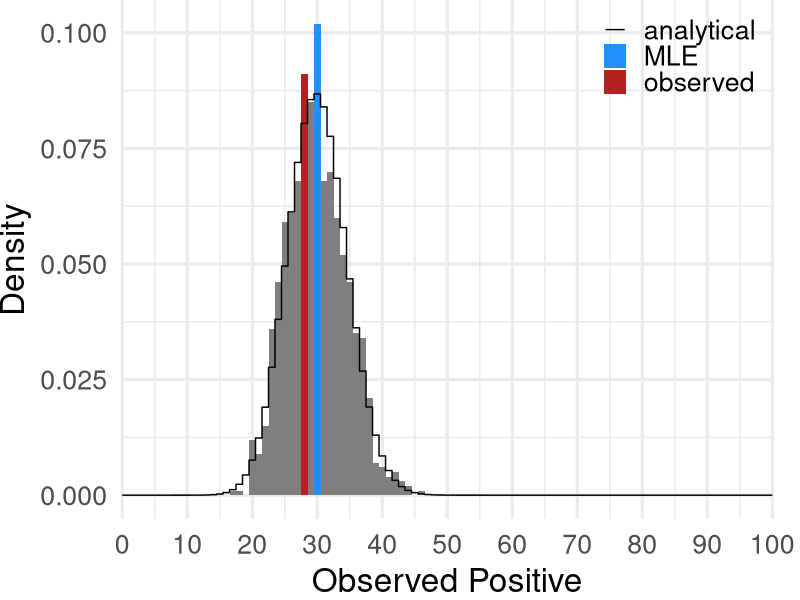
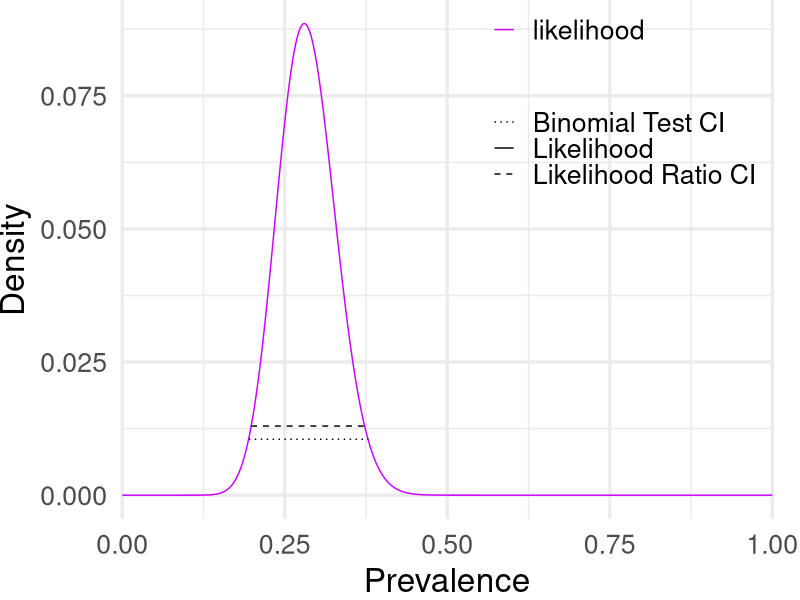
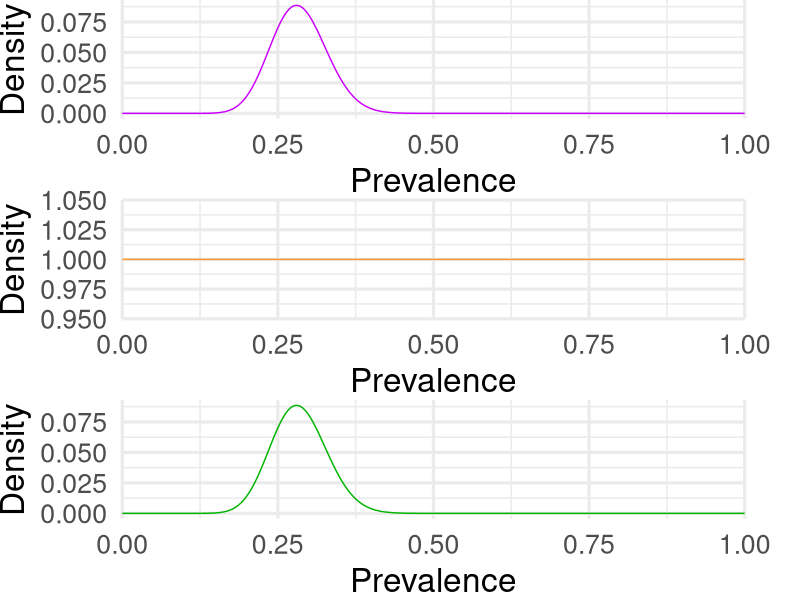
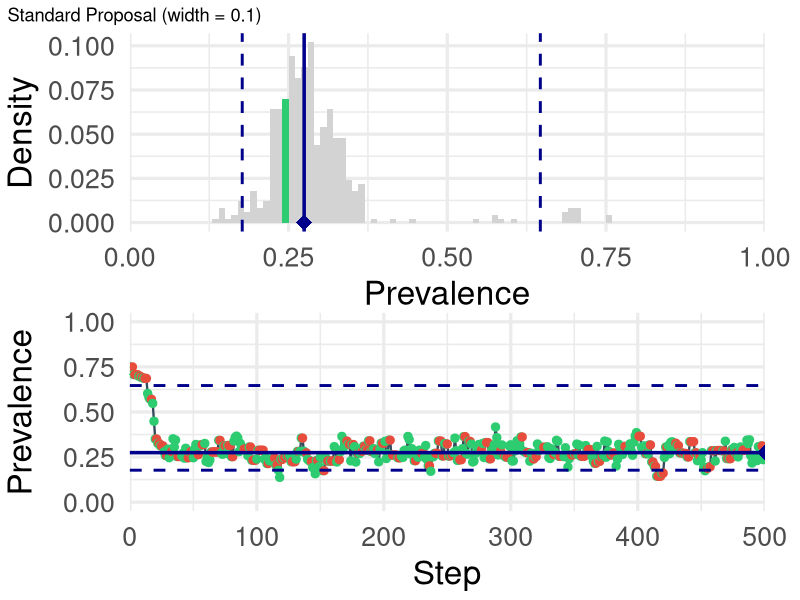
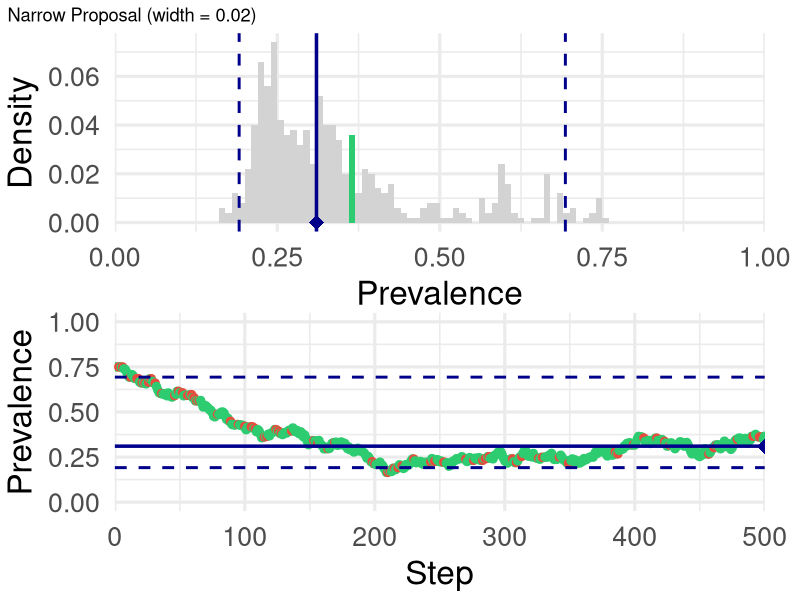
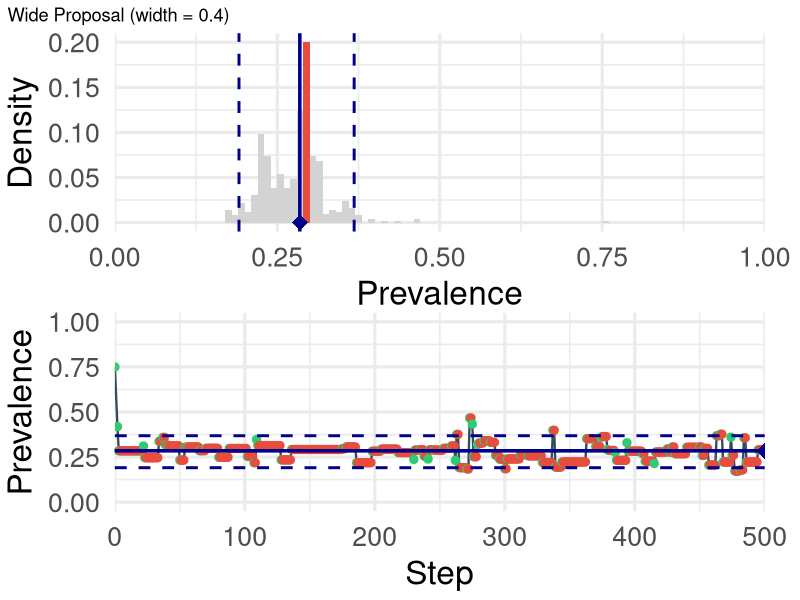
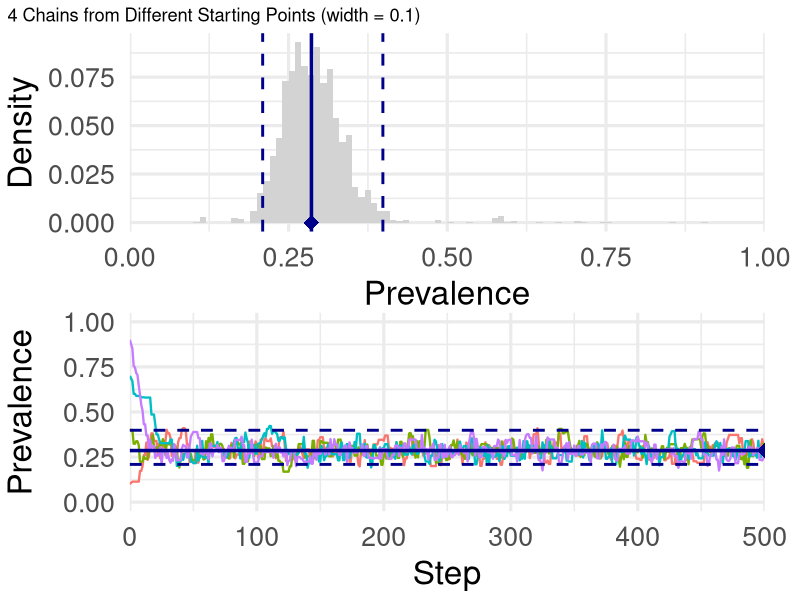

Write the R code that produced these figures, in order.
#' Introduction to Inference
#' [MMED](https://www.ici3d.org/MMED)
#' Steve Bellan 2012, 2015
#' Carl Pearson 2025, 2026
#' Claire Perrin Smith 2026
#'
#' By the end of this tutorial you should be able to:
#'  * Write a likelihood function for binomially distributed data
#'  * Explain the Metropolis-Hastings algorithm
#'  * Explain how proposal distribution affects MCMC convergence
#'  * Assess MCMC convergence with the Gelman-Rubin diagnostic
#'    and trace plots
#'
#' -----------------------------------------------------------------------------

################################################################################
# STEP 0: SETUP ################################################################
################################################################################

#' Setup the `???` object you need replace
makeActiveBinding(
  "???",
  \(msg) {
    stop(sprintf("Error: you need to %s!", msg), call. = FALSE)
  },
  parent.frame()
)

#' Load packages
library(dplyr)
library(tidyr)
library(ggplot2)
library(patchwork)
library(gganimate)

#' Setup Reference Plotting Colors
plot_colors <- c(
  posterior = "#00b300",
  likelihood = "#cc00ff",
  prior = "#ff9933",
  denom = "#0099ff",
  analytical = "#000000",
  MLE = "dodgerblue",
  observed = "firebrick",
  other_samples = "lightgrey"
)

#' Setup Reference Values
true_prevalence <- 0.3
sample_size <- 100L
observation <- 28L

#' define some reusable scales for plotting
scale_x_observed <- function(
  sample_size,
  name = "Observed Positive",
  breaks = seq(0, sample_size, by = 10),
  expand = expansion(mult = 0),
  limits = c(0, sample_size),
  ...
) {
  args <- as.list(environment())
  args$sample_size <- NULL
  do.call(scale_x_continuous, args)
}

scale_x_prevalence <- function(
  name = "Prevalence",
  limits = c(0, 1),
  expand = expansion(mult = 0),
  ...
) {
  do.call(scale_x_continuous, as.list(environment()))
}

scale_y_density <- function(name = "Density", ...) {
  do.call(scale_y_continuous, as.list(environment()))
}

scale_color_views <- function(
  name = NULL,
  values = plot_colors,
  aesthetics = c("color", "fill"),
  ...
) {
  do.call(scale_color_manual, as.list(environment()))
}

scale_linetype_views <- function(
  name = NULL,
  values = c(
    "Likelihood" = "solid",
    "Binomial Test CI" = "dotted",
    "Likelihood Ratio CI" = "dashed"
  ),
  ...
) {
  do.call(scale_linetype_manual, as.list(environment()))
}

theme_legend <- function(
  position = c(1, 1),
  justification = c(1, 1),
  ...
) {
  theme(
    legend.position = "inside",
    legend.position.inside = position,
    legend.justification.inside = justification,
    ...
  )
}

#' @title Likelihood Ratio Tester
#'
#' @param par a comparison parameter value
#' @param llFun the log-likelihood function, f(par)
#' @param llmle the log-likelihood of the MLE
#'
#'
likelihood_ratio <- function(
  par,
  llFun,
  llmle
) {
  2 * (llmle - llFun(par))
}

#' @title Solve Binomial Confidence Interval Limits
#'
#' @description Finds the confidence interval bounds on either side of the MLE for a binomial proportion
#' where the likelihood ratio statistic equals the target critical value from the chi-squared distribution.
#'
#' @param observed_positive integer; number of observed positive outcomes (successes)
#' @param sample_size integer; total number of trials
#' @param target_ci numeric; the target critical value from qchisq (e.g. qchisq(0.95, df = 1))
#'
#' @return A named numeric vector with the 'lower' and 'upper' confidence limits.
#' @examples
#' lr_binomial_ci(observed_positive = 23, sample_size = 100, target_ci = 0.95)
lr_binomial_ci <- function(observed_positive, sample_size, target_ci) {
  p_mle <- observed_positive / sample_size
  target_value <- qchisq(target_ci, 1)
  llmle <- dbinom(
    observed_positive,
    size = sample_size,
    prob = p_mle,
    log = TRUE
  )

  # Objective function to minimize: we want the absolute likelihood ratio to match target_ci
  obj_fun <- function(p) {
    (likelihood_ratio(
      par = p,
      llFun = \(p) {
        dbinom(observed_positive, size = sample_size, prob = p, log = TRUE)
      },
      llmle = llmle
    ) -
      target_value)^2
  }

  # Solve on the left side of the MLE (if p_mle > 0)
  if (p_mle == 0) {
    lower_bound <- 0
  } else {
    lower_bound <- optimize(obj_fun, interval = c(0, p_mle))$minimum
  }

  # Solve on the right side of the MLE (if p_mle < 1)
  if (p_mle == 1) {
    upper_bound <- 1
  } else {
    upper_bound <- optimize(obj_fun, interval = c(p_mle, 1))$minimum
  }

  return(c(lower_bound, upper_bound))
}

#' @examples
#' binomial_ci(observed_positive = 23, sample_size = 100, target_ci = 0.95)
binomial_ci <- function(observed_positive, sample_size, target_ci) {
  as.numeric(
    binom.test(
      observed_positive,
      sample_size,
      conf.level = target_ci
    )$conf.int
  )
}

################################################################################
# STEP 1: RECALL THE BINOMIAL ##################################################
################################################################################

#' First, let's simulate many experiments of sample_size = 100

set.seed(42)
random_samples <- data.frame(
  sample_id = seq_len(1000),
  observed_positive = rbinom(
    n = 1000,
    size = sample_size,
    prob = true_prevalence
  ) # some sampling procedure
)

#' What is the probability of observing `observed_positive` in a sample of size
#' `sample_size`, given a true prevalence of `true_prevalence`?
dMystery <- function(
  observed_positive,
  sample_size,
  true_prevalence,
  log = FALSE
) {
  # `???`("What is the probability distribution for observing this event?")
  dbinom(
    x = observed_positive,
    size = sample_size,
    prob = true_prevalence,
    log = log
  )
}


#' @title A Distribution Plotting Function
#'
#' @param dSomething a distribution function, f(observed_position, sample_size, true_prevalence)
#' @param samples A data frame with `observed_positive` column
#' @param true_prevalence a proportion, number in [0, 1]; the true prevalence
#' @param sample_size The sample size
#' @param observation A particular value observed positive
#'
#' @return A ggplot object showing the distribution of the observed positives
distro_plot <- function(
  dSomething,
  samples,
  true_prevalence,
  sample_size,
  observation
) {
  ggplot(samples) +
    aes(x = observed_positive) +
    geom_histogram(
      aes(
        y = after_stat(density),
        fill = after_stat(case_when(
          x == round(true_prevalence * sample_size) ~ "MLE",
          x == observation ~ "observed",
          .default = "other samples"
        ))
      ),
      binwidth = 1L,
      center = 0
    ) +
    stat_function(
      mapping = aes(color = "analytical"),
      fun = \(x) dSomething(x, sample_size, true_prevalence),
      geom = "step",
      n = sample_size + 1,
      direction = "mid"
    ) +
    scale_x_observed(sample_size = sample_size) +
    scale_y_density() +
    scale_color_views() +
    coord_cartesian(clip = "off") +
    theme_minimal(base_size = 24) +
    theme_legend(plot.margin = margin(r = 20))
}

ggsave(
  "testing/binomial_distro.png",
  distro_plot(
    dMystery,
    random_samples,
    true_prevalence,
    sample_size,
    observation
  ),
  height = 4,
  width = 12,
  dpi = 1200,
  bg = "transparent"
)

#' #############################################################################
#' # STEP 2: RECALL LIKELIHOOD #################################################
#' #############################################################################

#' What is the likelihood of `true_prevalence` given `observed_positive` in a
#' sample of size `sample_size`?
lMystery <- function(
  true_prevalence,
  observed_positive = observation,
  sample_size = 100L,
  log = FALSE
) {
  dMystery(
    observed_positive = observed_positive,
    sample_size = sample_size,
    true_prevalence = true_prevalence,
    log = log
  )
}

#' @title A Likelihood Plotting Function
#'
#' @param lSomething a likelihood function
#' @param type a character string; the name of the likelihood function
#' @param observed_positive integer; the number of observed positive cases
#' @param sample_size integer; the sample size
#' @param x_label a character string; the label for the x-axis
#' @param y_label a character string; the label for the y-axis
#' @param title a character string; the title of the plot
#' @param show_legend a logical; whether to show the legend
#' @param lr_ci numeric vector of length 2; optionally, likelihood ratio CI limits
#' @param binom_ci numeric vector of length 2; optionally, binom.test CI limits
#' @param what a character string; alias for type
#'
#' @return A ggplot object showing the likelihood function
likelihood_plot <- function(
  lSomething,
  type = "likelihood",
  lr_ci = NULL,
  binom_ci = NULL,
  what = type
) {
  p <- ggplot() +
    geom_function(
      mapping = aes(color = what, linetype = "Likelihood"),
      fun = lSomething,
      n = 1001
    ) +
    scale_x_prevalence() +
    scale_y_density() +
    scale_color_views() +
    coord_cartesian(clip = "off") +
    theme_minimal(base_size = 24)

  # Optionally add likelihood ratio CI annotations
  if (!is.null(lr_ci)) {
    y_lr <- mean(lSomething(lr_ci))
    p <- p +
      geom_segment(aes(
        x = lr_ci[1],
        xend = lr_ci[2],
        y = y_lr,
        yend = y_lr,
        linetype = "Likelihood Ratio CI"
      ))
  }

  # Optionally add binom.test CI annotations
  if (!is.null(binom_ci)) {
    y_bt <- mean(lSomething(binom_ci))
    p <- p +
      geom_segment(aes(
        x = binom_ci[1],
        xend = binom_ci[2],
        y = y_bt,
        yend = y_bt,
        linetype = "Binomial Test CI"
      ))
  }

  if (!is.null(binom_ci) | !is.null(lr_ci)) {
    p <- p + scale_linetype_views()
  }

  return(p)
}

# draw and save likelhood function

# Calculate CI limits for plotting/annotation
lr_limits <- lr_binomial_ci(
  observed_positive = observation,
  sample_size = sample_size,
  target_ci = 0.95
)

binom_limits <- binomial_ci(
  observed_positive = observation,
  sample_size = sample_size,
  target_ci = 0.95
)

likelihood_curve_plot <- likelihood_plot(
  lMystery,
  lr_ci = lr_limits,
  binom_ci = binom_limits
)

ggsave(
  "testing/likelihood.png",
  likelihood_curve_plot + theme_legend(plot.margin = margin(r = 20)),
  height = 4,
  width = 12,
  dpi = 1200,
  bg = "transparent"
)

#' #############################################################################
#' # STEP 3: COMBINED LIKELIHOOD, PRIOR, AND POSTERIOR PLOTS #####################
#' #############################################################################

#' Introduce a prior which takes no position on the prevalence
priorMystery <- function(latent_probability) {
  return(dunif(latent_probability, min = 0, max = 1))
}

#' Define a function to calculate the posterior probability
posterior_fun <- function(
  priorMystery,
  lMystery,
  observed_positive = observation,
  sample_size = 100L
) {
  function(latent_probability) {
    return(
      lMystery(latent_probability, observed_positive, sample_size) *
        priorMystery(latent_probability)
    )
  }
}

# use a plotting function to display the prior, likelihood, and posterior

compare_plot <- function(
  orig_plot,
  prior_fun,
  likelihood_fun,
  observed_positive = observation,
  sample_size = 100L
) {
  (orig_plot /
    likelihood_plot(
      prior_fun,
      type = "prior"
    ) /
    likelihood_plot(
      posterior_fun(prior_fun, likelihood_fun, observed_positive, sample_size),
      type = "posterior"
    )) +
    plot_layout(guides = "collect")
}

combined_plot <- compare_plot(
  likelihood_plot(lMystery),
  priorMystery,
  lMystery
) &
  theme(legend.position = "none", plot.margin = margin(r = 20))

ggsave(
  "testing/combined_plots.png",
  combined_plot,
  height = 8,
  width = 12,
  dpi = 1200,
  bg = "transparent"
)

################################################################################
# STEP 4: MCMC in practice #####################################################
################################################################################

# write a proposal function, which moves symmetrically
# about the current value

proposalMystery <- function(initial_prevalence, proposal_width = 0.1) {
  return(
    runif(
      n = 1,
      min = initial_prevalence - proposal_width,
      max = initial_prevalence + proposal_width
    )
  )
}

# now let's iteratively use that proposal

# Initialize MCMC variables
set.seed(42)
max_steps <- 500
current_prev <- 0.75 # reasonable starting point
post_fun <- posterior_fun(priorMystery, lMystery, observation, sample_size)

# Safe posterior function that returns 0 if out of bounds to avoid warnings
safe_posterior <- function(p) {
  if (p < 0 || p > 1) {
    return(0)
  }
  return(post_fun(p))
}

make_mcmc_plot <- function(history_df, max_steps = 500, title = "", ci = NULL) {
  # Define bins
  bin_width <- 0.01
  bin_breaks <- seq(0, 1, by = bin_width)
  bin_centers <- seq(bin_width / 2, 1 - bin_width / 2, by = bin_width)

  # Bin history
  history_df$bin_center <- (floor(history_df$prevalence * 100) + 0.5) / 100

  # Calculate counts and pad empty bins
  bin_counts <- history_df |>
    group_by(bin_center) |>
    summarise(count = n(), .groups = 'drop') |>
    complete(bin_center = bin_centers, fill = list(count = 0))

  is_multichain <- "chain" %in% names(history_df)

  # Determine highlight color status for the final step
  last_idx <- nrow(history_df)
  if (is_multichain) {
    bin_counts$status <- "neutral"
  } else {
    current_prev <- history_df$prevalence[last_idx]
    current_bin <- (floor(current_prev * 100) + 0.5) / 100
    accepted_step <- history_df$accepted[last_idx]

    bin_counts <- bin_counts |>
      mutate(
        status = case_when(
          bin_center == current_bin & accepted_step ~ "accepted",
          bin_center == current_bin & !accepted_step ~ "rejected",
          TRUE ~ "neutral"
        )
      )
  }

  # Plot the posterior histogram
  p_step <- ggplot(bin_counts) +
    aes(x = bin_center, y = count / last_idx, fill = status) +
    geom_col(width = bin_width) +
    scale_fill_manual(
      values = c(
        "accepted" = "#2ECC71", # green
        "rejected" = "#E74C3C", # red
        "neutral" = "lightgrey"
      ),
      guide = "none"
    ) +
    scale_x_continuous(
      name = "Prevalence",
      limits = c(0, 1),
      expand = expansion(mult = 0)
    ) +
    scale_y_continuous(name = "Density") +
    theme_minimal(base_size = 24) +
    theme(plot.margin = margin(r = 20))

  # Trace plot
  if (is_multichain) {
    p_trace <- ggplot(history_df) +
      aes(x = step, y = prevalence, color = factor(chain)) +
      geom_line(linewidth = 0.8) +
      scale_x_continuous(
        name = "Step",
        limits = c(0, max_steps),
        expand = expansion(mult = 0)
      ) +
      scale_y_continuous(
        name = "Prevalence",
        limits = c(0, 1)
      ) +
      theme_minimal(base_size = 24) +
      theme(
        plot.margin = margin(r = 20),
        legend.position = "none"
      )
  } else {
    p_trace <- ggplot(history_df) +
      aes(x = step, y = prevalence) +
      geom_line(color = "#354B5E", linewidth = 0.8) +
      geom_point(aes(color = accepted), size = 2.5) +
      scale_color_manual(
        values = c("TRUE" = "#2ECC71", "FALSE" = "#E74C3C"),
        guide = "none"
      ) +
      scale_x_continuous(
        name = "Step",
        limits = c(0, max_steps),
        expand = expansion(mult = 0)
      ) +
      scale_y_continuous(
        name = "Prevalence",
        limits = c(0, 1)
      ) +
      theme_minimal(base_size = 24) +
      theme(plot.margin = margin(r = 20))
  }

  # Optionally add median and CI annotations
  if (!is.null(ci)) {
    lowerq <- 1 - (1 - ci) / 2
    upperq <- (1 - ci) / 2
    qs <- quantile(
      history_df$prevalence,
      c(lowerq, 0.5, upperq),
      na.rm = TRUE
    )

    p_step <- p_step +
      geom_vline(
        xintercept = c(qs[1], qs[3]),
        linetype = "dashed",
        color = "darkblue",
        linewidth = 1
      ) +
      geom_vline(
        xintercept = qs[2],
        linetype = "solid",
        color = "darkblue",
        linewidth = 1.2
      ) +
      geom_point(
        data = data.frame(x = qs[2], y = 0),
        aes(x = x, y = y),
        color = "darkblue",
        size = 5,
        shape = 18,
        inherit.aes = FALSE
      )

    p_trace <- p_trace +
      geom_hline(
        yintercept = c(qs[1], qs[3]),
        linetype = "dashed",
        color = "darkblue",
        linewidth = 1
      ) +
      geom_hline(
        yintercept = qs[2],
        linetype = "solid",
        color = "darkblue",
        linewidth = 1.2
      ) +
      geom_point(
        data = data.frame(x = max_steps, y = qs[2]),
        aes(x = x, y = y),
        color = "darkblue",
        size = 5,
        shape = 18,
        inherit.aes = FALSE
      )
  }

  # Return stacked plot (vertical combination)
  return((p_step / p_trace) + plot_annotation(title = title))
}

run_mcmc_sampling <- function(
  start_prev = 0.75,
  max_steps = 500,
  proposal_width = 0.1,
  post_fun = post_fun,
  mode = "single"
) {
  current_prev <- start_prev
  current_post <- safe_posterior(current_prev)

  # Accumulate history
  history_df <- list(data.frame(
    step = 0,
    prevalence = current_prev,
    accepted = TRUE,
    bin_center = (floor(current_prev * 100) + 0.5) / 100
  ))

  step_counter <- 1

  while (step_counter < max_steps) {
    # 1. Propose new value
    proposal_prev <- proposalMystery(
      current_prev,
      proposal_width = proposal_width
    )

    # 2. Calculate safe posterior densities
    proposal_post <- safe_posterior(proposal_prev)

    # 3. Calculate Metropolis-Hastings acceptance ratio
    if (current_post == 0) {
      metro_hastings_ratio <- 1
    } else {
      metro_hastings_ratio <- proposal_post / current_post
    }

    # 4. Accept or reject
    accepted_step <- FALSE
    if (runif(1) < metro_hastings_ratio) {
      current_prev <- proposal_prev
      current_post <- proposal_post
      accepted_step <- TRUE
    }

    # Increment step and record
    step_counter <- step_counter + 1
    history_df[[length(history_df) + 1]] <- data.frame(
      step = step_counter,
      prevalence = current_prev,
      accepted = accepted_step,
      bin_center = (floor(current_prev * 100) + 0.5) / 100
    )

    # Prompt the user for decision
    if (interactive() && mode != "continue") {
      p_combined <- make_mcmc_plot(
        do.call(rbind, history_df),
        max_steps = max_steps,
        title = paste("Interactive MCMC: Step", step_counter, "of", max_steps)
      )
      print(p_combined)
      ans <- readline(
        "Press [Enter] for next step, 'c' to run remaining to 500, or 'q' to quit: "
      )
      ans <- tolower(trimws(ans))
      if (ans == "q") {
        break
      } else if (ans == "c") {
        mode <- "continue"
      }
    }
  }

  return(do.call(rbind, history_df))
}

# Apply MCMC with the default/standard proposal width (0.1)
chain_standard <- run_mcmc_sampling(
  start_prev = 0.75,
  max_steps = max_steps,
  proposal_width = 0.1,
  post_fun = post_fun,
  mode = "single"
)

# Apply MCMC with a narrower proposal width (0.02)
chain_narrow <- run_mcmc_sampling(
  start_prev = 0.75,
  max_steps = max_steps,
  proposal_width = 0.02,
  post_fun = post_fun,
  mode = "continue"
)

# Apply MCMC with a wider proposal width (0.4)
chain_wide <- run_mcmc_sampling(
  start_prev = 0.75,
  max_steps = max_steps,
  proposal_width = 0.4,
  post_fun = post_fun,
  mode = "continue"
)

# Save widescreen plots for slides (16:9 ratio)
ggsave(
  "testing/mcmc_standard.png",
  make_mcmc_plot(
    chain_standard,
    max_steps = max_steps,
    title = "Standard Proposal (width = 0.1)",
    ci = 0.95
  ),
  width = 12,
  height = 6.75,
  dpi = 1200,
  bg = "transparent"
)

ggsave(
  "testing/mcmc_narrow.png",
  make_mcmc_plot(
    chain_narrow,
    max_steps = max_steps,
    title = "Narrow Proposal (width = 0.02)",
    ci = 0.95
  ),
  width = 12,
  height = 6.75,
  dpi = 1200,
  bg = "transparent"
)

ggsave(
  "testing/mcmc_wide.png",
  make_mcmc_plot(
    chain_wide,
    max_steps = max_steps,
    title = "Wide Proposal (width = 0.4)",
    ci = 0.95
  ),
  width = 12,
  height = 6.75,
  dpi = 1200,
  bg = "transparent"
)

# Run 4 chains starting from different points with standard proposal width (0.1)
start_points <- c(0.1, 0.4, 0.7, 0.9)
chains_list <- list()
for (i in seq_along(start_points)) {
  chain_data <- run_mcmc_sampling(
    start_prev = start_points[i],
    max_steps = max_steps,
    proposal_width = 0.1,
    post_fun = post_fun,
    mode = "continue"
  )
  chain_data$chain <- paste("Chain", i)
  chains_list[[i]] <- chain_data
}
chains_combined <- do.call(rbind, chains_list)

ggsave(
  "testing/mcmc_multichain.png",
  make_mcmc_plot(
    chains_combined,
    max_steps = max_steps,
    title = "4 Chains from Different Starting Points (width = 0.1)",
    ci = 0.95
  ),
  width = 12,
  height = 6.75,
  dpi = 1200,
  bg = "transparent"
)
